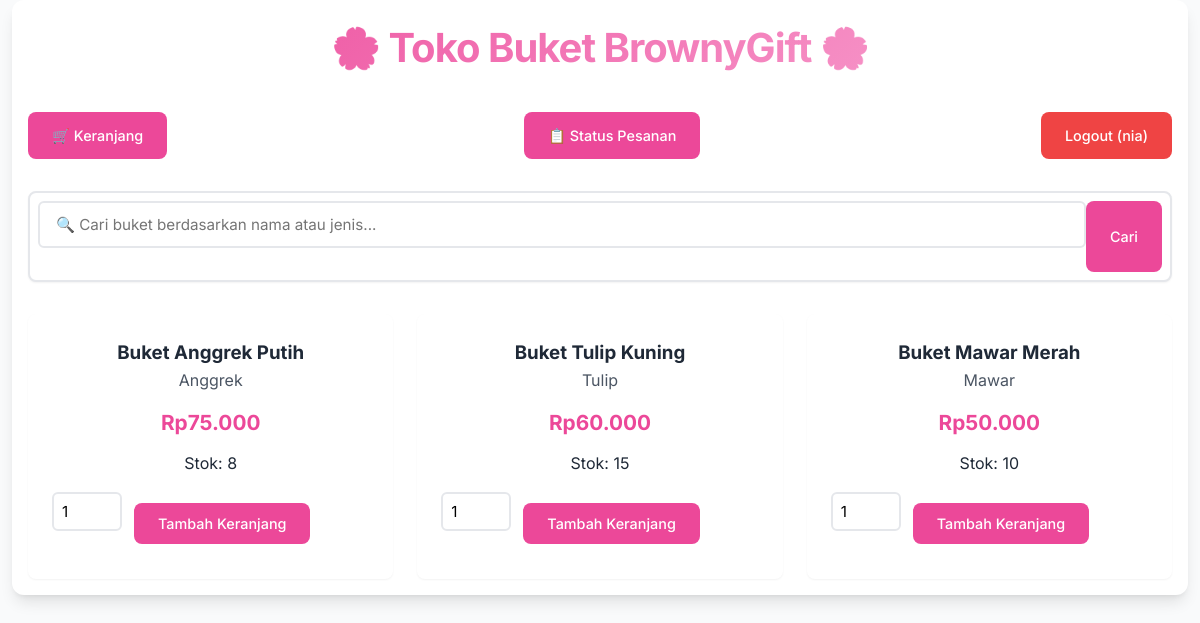
Screenshot of /customer/ (signed in) with the database file from the repository.
### tables this page shows
CREATE TABLE buket (
    id VARCHAR(10) PRIMARY KEY,
    nama_buket VARCHAR(100) NOT NULL,
    jenis_bunga VARCHAR(100) NOT NULL,
    stok INT NOT NULL DEFAULT 0,
    harga DECIMAL(10, 2) NOT NULL,
    tanggal_masuk TIMESTAMP DEFAULT CURRENT_TIMESTAMP,
    tanggal_update TIMESTAMP NULL DEFAULT NULL ON UPDATE CURRENT_TIMESTAMP
);

### customer/index.php (the view, shortened to what this page needs)
<?php
include '../config.php';
$keyword = isset($_GET['keyword']) ? mysqli_real_escape_string($conn, $_GET['keyword']) : '';
$search_sql = $keyword ? "WHERE nama_buket LIKE '%$keyword%' OR jenis_bunga LIKE '%$keyword%'" : "WHERE stok > 0";
$query = mysqli_query($conn, "SELECT * FROM buket $search_sql ORDER BY id DESC");
?>
<!DOCTYPE html>
<html lang="id">
<head>
    <link rel="stylesheet" href="../assets/css/style.css">
</head>
<body>
    <div class="container">
        <h1>🌸 Toko Buket BrownyGift 🌸</h1>
        <div class="actions">
            <a href="cart.php" class="btn">🛒 Keranjang</a>
            <a href="orders.php" class="btn" style="margin-left: 1rem;">📋 Status Pesanan</a>
            <a href="../logout.php" class="btn delete">Logout (<?= $_SESSION['username'] ?>)</a>
        </div>
        <div class="search-container">
            <form method="GET" style="display: flex; width: 100%;">
                <input
                    type="text"
                    name="keyword"
                    class="search-input"
                    placeholder="🔍 Cari buket berdasarkan nama atau jenis..."
                    value="<?= htmlspecialchars($keyword); ?>"
                >
                <button type="submit" class="btn">Cari</button>
            </form>
        </div>
        <?php if (mysqli_num_rows($query) == 0): ?>
            <?php if ($keyword): ?>
                <div class="alert warning">
                    Tidak ada buket ditemukan untuk "<strong><?= htmlspecialchars($keyword); ?></strong>".
                    <a href="index.php">Lihat semua buket</a>
                </div>
            <?php else: ?>
                <div class="alert warning">Tidak ada produk tersedia saat ini.</div>
            <?php endif; ?>
        <?php else: ?>
            <div class="products">
                <?php while($row = mysqli_fetch_assoc($query)): ?>
                <div class="product-card">
                    <h3><?= htmlspecialchars($row['nama_buket']); ?></h3>
                    <p style="color: var(--gray-600);"><?= htmlspecialchars($row['jenis_bunga']); ?></p>
                    <div class="price">Rp<?= number_format($row['harga'], 0, ',', '.'); ?></div>
                    <p style="color: var(--gray-500);">Stok: <?= $row['stok']; ?></p>
                    <form method="POST" action="cart.php" class="cart-form">
                        <input type="number" name="qty" value="1" min="1" max="<?= $row['stok']; ?>" required>
                        <button type="submit" name="add_to_cart" class="btn">Tambah Keranjang</button>
                    </form>
                </div>
                <?php endwhile; ?>
            </div>
        <?php endif; ?>
    </div>
</body>
</html>

### assets/css/style.css (style rules this page uses)
* { margin: 0; padding: 0; box-sizing: border-box; font-family: 'Inter', -apple-system, BlinkMacSystemFont, sans-serif; }
:root { --primary-pink: #ec4899; --pink-light: #fce7f3; --pink-ultra-light: #fdf2f8; --pink-hover: #db2777; --pink-soft: #f9a8d4; --gray-100: #f8fafc; --gray-200: #e2e8f0; --gray-300: #cbd5e1; --gray-600: #475569; --gray-800: #1e293b; --white: #ffffff; --shadow-sm: 0 1px 2px 0 rgb(0 0 0 / 0.05); --shadow-md: 0 4px 6px -1px rgb(0 0 0 / 0.1), 0 2px 4px -2px rgb(0 0 0 / 0.1); --shadow-lg: 0 10px 15px -3px rgb(0 0 0 / 0.1), 0 4px 6px -4px rgb(0 0 0 / 0.1); --radius-sm: 6px; --radius-md: 12px; --radius-lg: 16px; }
body { background: linear-gradient(135deg, var(--pink-ultra-light) 0%, #f3e8ff 100%); color: var(--gray-800); min-height: 100vh; padding: 20px 0; }
.container { width: min(98%, 1400px); margin: 0 auto; background: var(--white); padding: 2rem; border-radius: var(--radius-lg); box-shadow: var(--shadow-lg); animation: slideUp 0.5s ease-out; }
h1 { text-align: center; background: linear-gradient(135deg, var(--primary-pink), var(--pink-soft)); -webkit-background-clip: text; -webkit-text-fill-color: transparent; background-clip: text; font-size: clamp(1.75rem, 4vw, 2.5rem); font-weight: 700; margin-bottom: 2rem; letter-spacing: -0.025em; }
.btn { display: inline-flex; align-items: center; gap: 0.5rem; background: var(--primary-pink); color: var(--white); border: none; padding: 0.5rem 1rem; border-radius: var(--radius-sm); font-weight: 500; text-decoration: none; cursor: pointer; transition: all 0.2s ease; font-size: 0.9rem; }
.btn.delete { background: #ef4444; }
form input[type="text"], form input[type="number"], form input[type="file"], form select, form textarea { width: 100%; padding: 0.75rem 1rem; border: 2px solid var(--gray-200); border-radius: var(--radius-sm); background: var(--white); font-size: 0.95rem; transition: all 0.2s ease; margin-bottom: 1.5rem; }
.actions { display: flex; justify-content: space-between; align-items: center; margin-bottom: 2rem; flex-wrap: wrap; gap: 1rem; }
:root { --primary-pink: #ec4899; --primary-purple: #8b5cf6; --gray-50: #f9fafb; --gray-100: #f3f4f6; --gray-200: #e5e7eb; --gray-600: #4b5563; --gray-800: #1f2937; --shadow-sm: 0 1px 2px 0 rgb(0 0 0 / 0.05); --shadow-md: 0 4px 6px -1px rgb(0 0 0 / 0.1), 0 2px 4px -2px rgb(0 0 0 / 0.1); --radius-sm: 0.375rem; --radius-md: 0.5rem; --radius-lg: 0.75rem; }
* { box-sizing: border-box; }
body { font-family: -apple-system, BlinkMacSystemFont, 'Segoe UI', Roboto, Oxygen, Ubuntu, Cantarell, sans-serif; line-height: 1.6; color: var(--gray-800); margin: 0; padding: 0; background: var(--gray-50); }
.container { max-width: 1200px; margin: 0 auto; padding: 1rem; }
.btn { display: inline-block; padding: 0.75rem 1.5rem; background: var(--primary-pink); color: white; text-decoration: none; border-radius: var(--radius-md); font-weight: 500; transition: all 0.2s ease; border: none; cursor: pointer; text-align: center; }
.actions { display: flex; gap: 1rem; margin-bottom: 2rem; flex-wrap: wrap; align-items: center; }

### customer/index.php (style rules this page uses)
.products { display: grid; grid-template-columns: repeat(auto-fill, minmax(280px, 1fr)); gap: 1.5rem; margin-top: 2rem; }
.product-card { background: white; padding: 1.5rem; border-radius: var(--radius-md); box-shadow: var(--shadow-sm); text-align: center; transition: transform 0.2s, box-shadow 0.2s; }
.price { font-size: 1.3rem; font-weight: 700; color: var(--primary-pink); margin: 0.75rem 0; }
.cart-form { display: flex; gap: 0.75rem; align-items: center; margin-top: 1rem; }
.cart-form input[type="number"] { width: 70px; padding: 0.5rem; border: 2px solid var(--gray-200); border-radius: var(--radius-sm); }
.actions { display: flex; gap: 1.5rem; align-items: center; flex-wrap: wrap; margin-bottom: 2rem; }
.search-container { display: flex; gap: 0.5rem; background: white; padding: 0.5rem; border-radius: var(--radius-md); border: 2px solid var(--gray-200); box-shadow: var(--shadow-sm); margin-bottom: 2rem; }
.search-input { border: none; padding: 0.75rem; font-size: 1rem; outline: none; flex: 1; }

### rows the page displays
buket: nama_buket "Buket Anggrek Putih", jenis_bunga "Anggrek", harga "75.000", stok "8"
buket: nama_buket "Buket Tulip Kuning", jenis_bunga "Tulip", harga "60.000", stok "15"
buket: nama_buket "Buket Mawar Merah", jenis_bunga "Mawar", harga "50.000", stok "10"

### other values shown
$_SESSION['username'] "nia"
